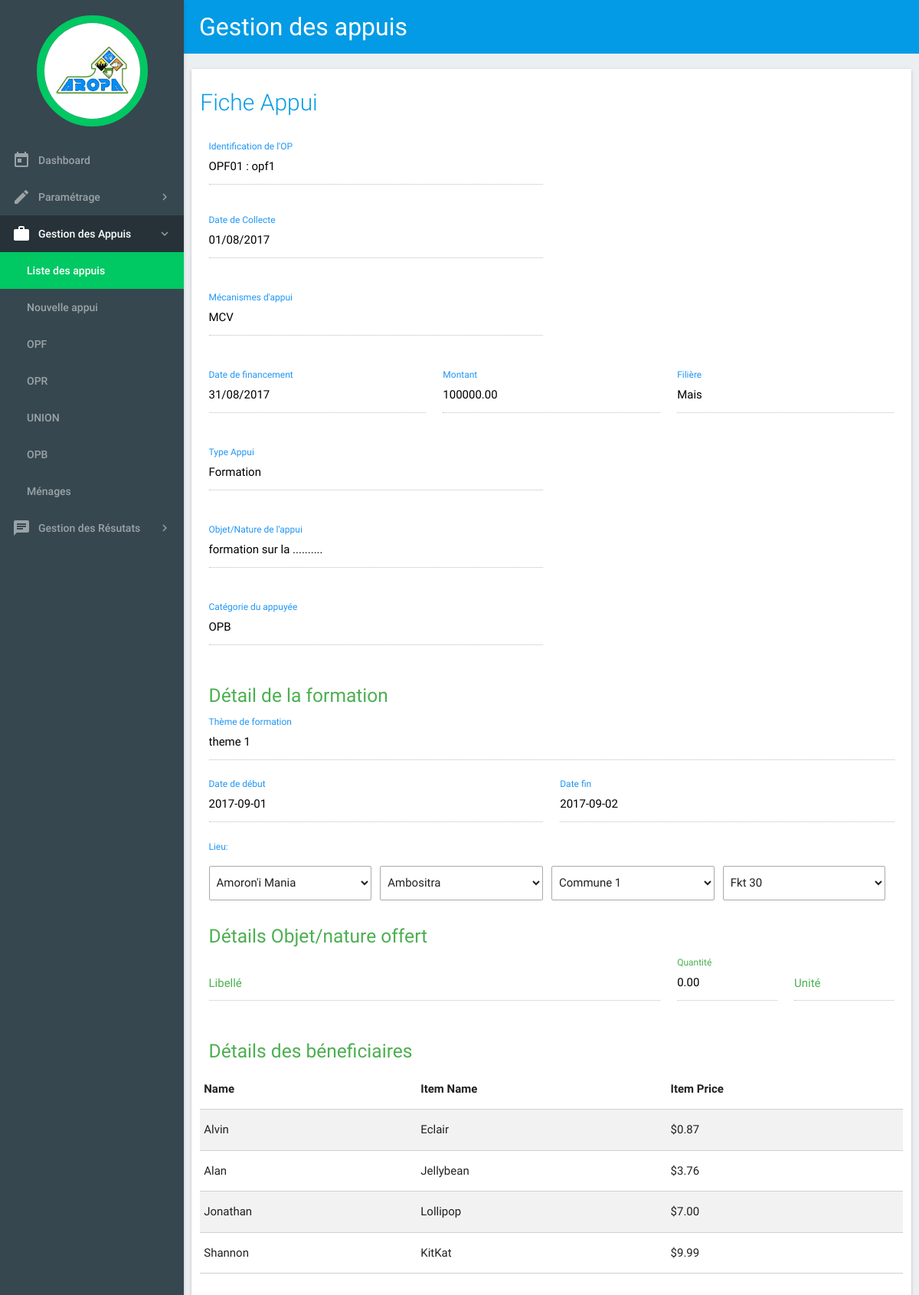
Screenshot of /c_appui/fiche_appui/13 with the database file from the repository.
### tables this page shows
CREATE TABLE `opf` (
  `ID_OPF` int(11) NOT NULL,
  `ID_FOKONTANY` int(11) NOT NULL,
  `CODE_OPF` varchar(20) DEFAULT NULL,
  `NOM_OPF` varchar(100) DEFAULT NULL,
  `DATE_CREATION` date DEFAULT NULL,
  `STATUT` varchar(50) DEFAULT NULL,
  `FORMELLE` tinyint(1) DEFAULT NULL,
  `ID_REPRESENTANT` int(11) DEFAULT NULL,
  `CONTACT` text,
  `OBSERVATION` varchar(255) DEFAULT NULL
);

CREATE TABLE `appui_op` (
  `ID_APPUI_OP` int(11) NOT NULL,
  `ID_DETAIL` int(11) NOT NULL,
  `ID_FORMATION` int(11) DEFAULT NULL,
  `ID_MECANISME` int(11) DEFAULT NULL,
  `ID_CAT_OP` int(11) DEFAULT NULL,
  `ID_PARENT` int(11) DEFAULT NULL,
  `ID_TYPE` int(11) NOT NULL,
  `TYPE_OP` smallint(6) DEFAULT NULL,
  `ID_OP` int(11) DEFAULT NULL,
  `DESCRIPTION` varchar(255) DEFAULT NULL,
  `OBJET_NATURE` varchar(255) DEFAULT NULL,
  `QTE` decimal(7,2) DEFAULT NULL,
  `UNITE` varchar(10) DEFAULT NULL,
  `DATE_COLLECTE` date DEFAULT NULL,
  `DATE_SAISIE` date DEFAULT NULL
);

CREATE TABLE `mecanisme` (
  `ID_MECANISME` int(11) NOT NULL,
  `LIBELLE` varchar(50) DEFAULT NULL
);

CREATE TABLE `details_appui` (
  `ID_DETAIL` int(11) NOT NULL,
  `ID_FILIERE` int(11) DEFAULT NULL,
  `DATE_FINANCEMENT` date DEFAULT NULL,
  `MONTANT` decimal(12,2) DEFAULT NULL
);

CREATE TABLE `filieres` (
  `ID_FILIERE` int(11) NOT NULL,
  `NOM_FILIERE` varchar(100) DEFAULT NULL
);

CREATE TABLE `type_appui` (
  `ID_TYPE` int(11) NOT NULL,
  `LIBELLE` varchar(50) DEFAULT NULL
);

CREATE TABLE `cat_op` (
  `ID_CAT_OP` int(11) NOT NULL,
  `LIBELLE` varchar(50) DEFAULT NULL
);

CREATE TABLE `detail_formation` (
  `ID_FORMATION` int(11) NOT NULL,
  `ID_FOKONTANY` int(11) DEFAULT NULL,
  `THEME` varchar(255) DEFAULT NULL,
  `DATE_DEBUT` date DEFAULT NULL,
  `DATE_FIN` date DEFAULT NULL
);

### application/views/templates.php (called while the page is built, shortened)
<?php
	$this->load->view("templates/header");
	$this->load->view($contents);

### application/controllers/C_appui.php (called while the page is built, shortened)
<?php
	class C_appui extends CI_Controller {
        public function fiche_appui($id=''){
            $this->load->model('M_appui');
            $this->load->model('M_zone_intervention');
            $data['titre'] = 'Gestion des appuis';
            $data['contents'] = 'fiche_appui';
            $data['appui_op'] = $this->M_appui->getAppuiOpById($id);
            $data['op'] = $this->M_appui->getOpByAppui($data['appui_op']);
            $data['mecanisme'] = $this->M_appui->getMecanismeById($data['appui_op']->ID_MECANISME);
            $data['detail_appui'] = $this->M_appui->getDetailAppuiById($data['appui_op']->ID_DETAIL);
            $data['type_appui'] = $this->M_appui->getTypeAppuiById($data['appui_op']->ID_TYPE);
            $data['cat_op'] = $this->M_appui->getCatOpById($data['appui_op']->ID_CAT_OP);
            $data['formation'] = $this->M_appui->getFormationById($data['appui_op']->ID_FORMATION);
            $data['zone_intervention'] = $this->M_zone_intervention->getZoneInterventionByIdFkt($data['formation']->ID_FOKONTANY);
            $this->load->view('templates',$data);
        }
	}

### index.php (called while the page is built, shortened)
<?php
require_once BASEPATH.'core/CodeIgniter.php';

### application/models/M_appui.php (called while the page is built, shortened)
<?php
	class M_appui extends CI_Model {
        public function getAppuiOpById($id){
            $query = $this->db->get_where('appui_op', array('id_appui_op' => $id));
            return $query->row();
        }
        public function getOpByAppui($appui){
            if($appui->TYPE_OP==1){
                $this->db->select('ID_OPF ID_OP, CODE_OPF CODE_OP, NOM_OPF NOM_OP');
                $query = $this->db->get_where('opf', array('id_opf' => $appui->ID_OP));
                return $query->row();
            }
        }
        public function getMecanismeById($id){
            $query = $this->db->get_where('mecanisme', array('id_mecanisme' =>$id));
            return $query->row();
        }
        public function getTypeAppuiById($id){
            $query = $this->db->get_where('type_appui', array('id_type' =>$id));
            return $query->row();
        }
        public function getCatOpById($id){
            $query = $this->db->get_where('cat_op', array('id_cat_op' =>$id));
            return $query->row();
        }
        public function getDetailAppuiById($id){
            $this->db->select('*');
            $this->db->from('details_appui');
            $this->db->join('filieres', 'filieres.id_filiere = details_appui.id_filiere');
            $this->db->where('id_detail', $id);
            $query = $this->db->get();
            return $query->row();
        }
        public function getFormationById($id){
            $query = $this->db->get_where('detail_formation', array('id_formation' =>$id));
            return $query->row();
        }
	}

### application/models/M_zone_intervention.php (called while the page is built, shortened)
<?php
	class M_zone_intervention extends CI_Model {
        public function getZoneInterventionByIdFkt($idFkt){
            $query = $this->db->get_where('zone_intervention', array('id_fokontany' =>$idFkt));
            return $query->row();
        }
	}

### application/views/fiche_appui.php (the view, shortened to what this page needs)
<main xmlns="http://www.w3.org/1999/html">
    <div class="container1">
        <div class="row z-depth-1" style="padding-bottom: 20px">
            <div class="col s12">
                <h2 class="header" style="margin-bottom: 30px;">Fiche Appui </h2>
                <div class="row">
                    <div class="input-field inline col s6">
                        <input disabled value="<?php echo $op->CODE_OP.' : '.$op->NOM_OP ?>" id="code_nom" type="text" class="black-text">
                        <label for="code_nom" class="blue-text">Identification de l'OP</label>
                    </div>
                </div>
                <div class="row">
                    <div class="input-field col s6">
                        <input disabled value="<?php echo date('d/m/Y',strtotime($appui_op->DATE_COLLECTE)) ?>" id="date_collecte" type="text" class="black-text">
                        <label for="date_collecte" class="blue-text">Date de Collecte</label>
                    </div>
                </div>
                <div class="row">
                    <div class="input-field col s6">
                        <input disabled value="<?php echo $mecanisme->LIBELLE?>" id="mecanisme" type="text" class="black-text">
                        <label for="mecanisme" class="blue-text">Mécanismes d'appui</label>
                    </div>
                </div>
                <div class="row">
                    <div class="input-field col s4">
                        <input disabled value="<?php echo date('d/m/Y',strtotime($detail_appui->DATE_FINANCEMENT)) ?>" id="date_appui" type="text" class="black-text">
                        <label for="date_appui" class="blue-text">Date de financement</label>
                    </div>
                    <div class="input-field col s4">
                        <input disabled value="<?php echo $detail_appui->MONTANT ?>" id="montant" type="text" class="black-text">
                        <label for="montant" class="blue-text">Montant</label>
                    </div>
                    <div class="input-field col s4">
                        <input disabled value="<?php echo $detail_appui->NOM_FILIERE ?>" id="filiere" type="text" class="black-text">
                        <label for="filiere" class="blue-text">Filière</label>
                    </div>
                </div>
                <div class="row">
                    <div class="input-field col s6">
                        <input disabled value="<?php echo $type_appui->LIBELLE ?>" id="type_appui" type="text" class="black-text">
                        <label for="type_appui" class="blue-text">Type Appui</label>
                    </div>
                </div>
                <div class="row">
                    <div class="input-field col s6">
                        <input disabled value="<?php echo $appui_op->DESCRIPTION ?>" id="nature_appui" type="text" class="black-text">
                        <label class="blue-text" for="nature_appui">Objet/Nature de l'appui</label>
                    </div>
                </div>
                <?php if($appui_op->ID_CAT_OP!='' && $appui_op->ID_CAT_OP!=null) {?>
                <div class="row">
                    <div class="input-field col s6">
                        <input disabled value="<?php echo $cat_op->LIBELLE ?>" id="cat_op" type="text" class="black-text">
                        <label for="cat_op" class="blue-text">Catégorie du appuyée</label>
                    </div>
                </div>
                <?php } if($appui_op->ID_FORMATION!='' && $appui_op->ID_FORMATION!=null) { ?>
                <div id="detail_formation" class="row" >
                    <h5 class="green-text col s12">Détail de la formation</h5>
                    <div class="input-field col s12">
                        <input disabled value="<?php echo $formation->THEME?>" id="theme_formation" type="text" class="black-text">
                        <label for="theme_formation" class="blue-text">Thème de formation</label>
                    </div>
                    <div class="input-field col s6">
                        <label for="date_debut" class="blue-text">Date de début</label>
                        <input disabled value="<?php echo $formation->DATE_DEBUT?>" id="date_debut" type="text" class="black-text">
                    </div>
                    <div class="input-field col s6">
                        <label for="date_fin" class="blue-text">Date fin</label>
                        <input disabled value="<?php echo $formation->DATE_FIN?>" id="date_fin" type="text" class="black-text">
                    </div>
                    <label class="blue-text" style="padding-left: 0.75rem">Lieu:</label>
                    <div class="input-field col s12" style="margin: 0">
                        <div class="input-field inline col s3" style="padding-left: 0">
                            <select class="browser-default" name="id_region" style="border: 1px solid darkgrey;">
                                <option value="" disabled selected><?php echo $zone_intervention->NOM_REGION ?></option>
                            </select>
                        </div>
                        <div class="input-field inline col s3" style="padding-left: 0">
                            <select class="browser-default" name="id_district" style="border: 1px solid darkgrey;">
                                <option value="" disabled selected><?php echo $zone_intervention->NOM_DISTRICT ?></option>
                            </select>
                        </div>
                        <div class="input-field inline col s3" style="padding-left: 0">
                            <select class="browser-default" name="id_commune" style="border: 1px solid darkgrey;">
                                <option value="" disabled selected><?php echo $zone_intervention->NOM_COMMUNE ?></option>
                            </select>
                        </div>
                        <div class="input-field inline  col s3" style="padding-left: 0">
                            <select class="browser-default" name="id_fokontany" style="border: 1px solid darkgrey;">
                                <option value="" disabled selected><?php echo $zone_intervention->NOM_FOKONTANY ?></option>
                            </select>
                        </div>
                    </div>
                </div>
                <?php } ?>
                <div class="row">
                    <h5 class="green-text col s12">Détails Objet/nature offert</h5>
                    <div class="input-field col s8">
                        <label for="libelle">Libellé</label>
                        <input disabled value="<?php echo $appui_op->OBJET_NATURE?>" id="libelle" type="text" class="black-text">
                    </div>
                    <div class="input-field col s2">
                        <label for="qte" >Quantité</label>
                        <input disabled id="qte" value="<?php echo $appui_op->QTE?>" type="text" class="black-text" >
                    </div>
                    <div class="input-field col s2">
                        <label for="unite">Unité</label>
                        <input disabled id="unite" value="<?php echo $appui_op->UNITE?>" type="text" class="black-text" >
                    </div>
                </div>
                <div class="row">
                    <h5 class="green-text col s12">Détails des béneficiaires</h5>
                    <table class="responsive-table bordered striped col s12">
                        <thead>
                        <tr>
                            <th>Name</th>
                            <th>Item Name</th>
                            <th>Item Price</th>
                        </tr>
                        </thead>
                        <tbody>
                        <tr>
                            <td>Alvin</td>
                            <td>Eclair</td>
                            <td>$0.87</td>
                        </tr>
                        <tr>
                            <td>Alan</td>
                            <td>Jellybean</td>
                            <td>$3.76</td>
                        </tr>
                        <tr>
                            <td>Jonathan</td>
                            <td>Lollipop</td>
                            <td>$7.00</td>
                        </tr>
                        <tr>
                            <td>Shannon</td>
                            <td>KitKat</td>
                            <td>$9.99</td>
                        </tr>
                        </tbody>
                    </table>
                </div>
            </div>
        </div>
    </div>
</main>

### assets/css/style.css (style rules this page uses)
body { background-color: #eceff1; }
.container1 { padding: 20px 10px 5px 10px ; }
header, main, footer { padding-left: 240px; }
.header { color: #039be5; font-weight: 300; font-size: 2.0rem; }
.row { background-color: #ffffff; }
.input-field label { color: #4caf50; }

### rows the page displays
opf: CODE_OPF+NOM_OPF "OPF01 : opf1"
appui_op: DATE_COLLECTE "01/08/2017", DESCRIPTION "formation sur la ..........", QTE "0.00"
mecanisme: LIBELLE "MCV"
details_appui: DATE_FINANCEMENT "31/08/2017", MONTANT "100000.00", ID_FILIERE.NOM_FILIERE "Mais"
type_appui: LIBELLE "Formation"
cat_op: LIBELLE "OPB"
detail_formation: THEME "theme 1", DATE_DEBUT "2017-09-01", DATE_FIN "2017-09-02"

### other values shown
$titre "Gestion des appuis"
form field id_region "Amoron'i Mania"
form field id_district "Ambositra"
form field id_commune "Commune 1"
form field id_fokontany "Fkt 30"
